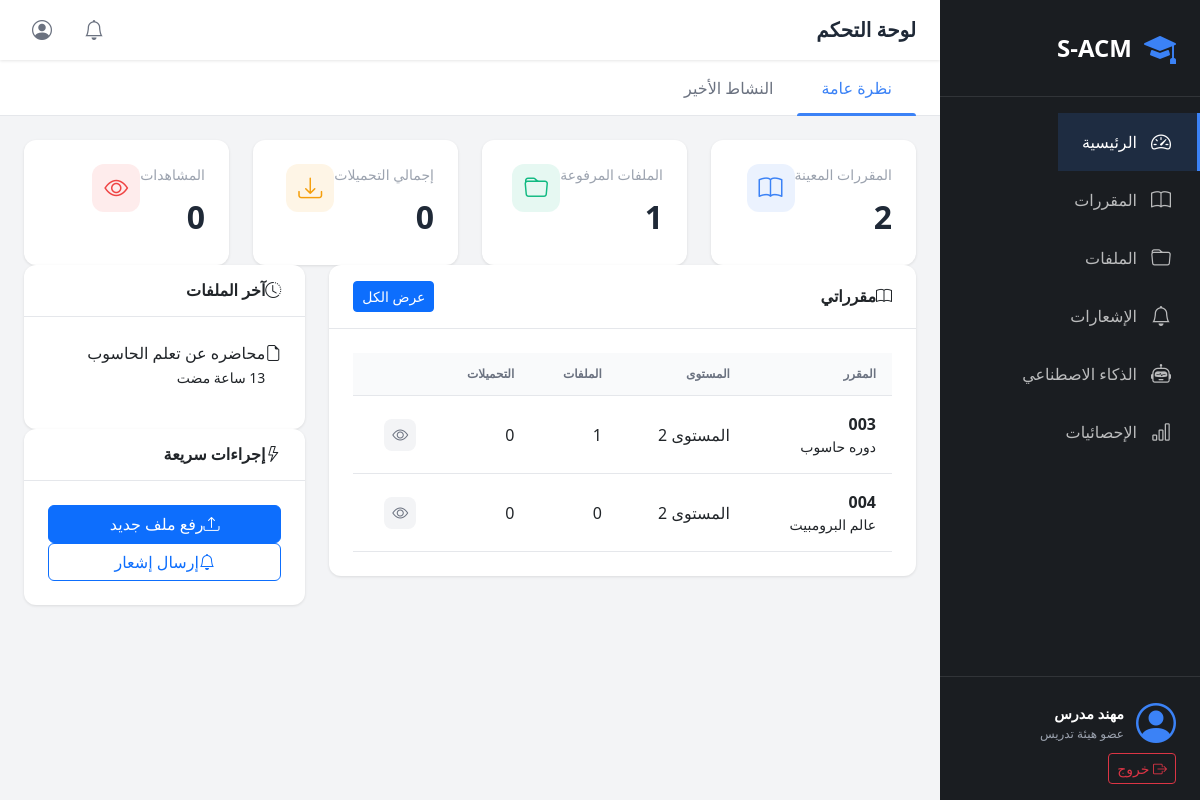
The app's page /courses/instructor/ (signed in), older data.
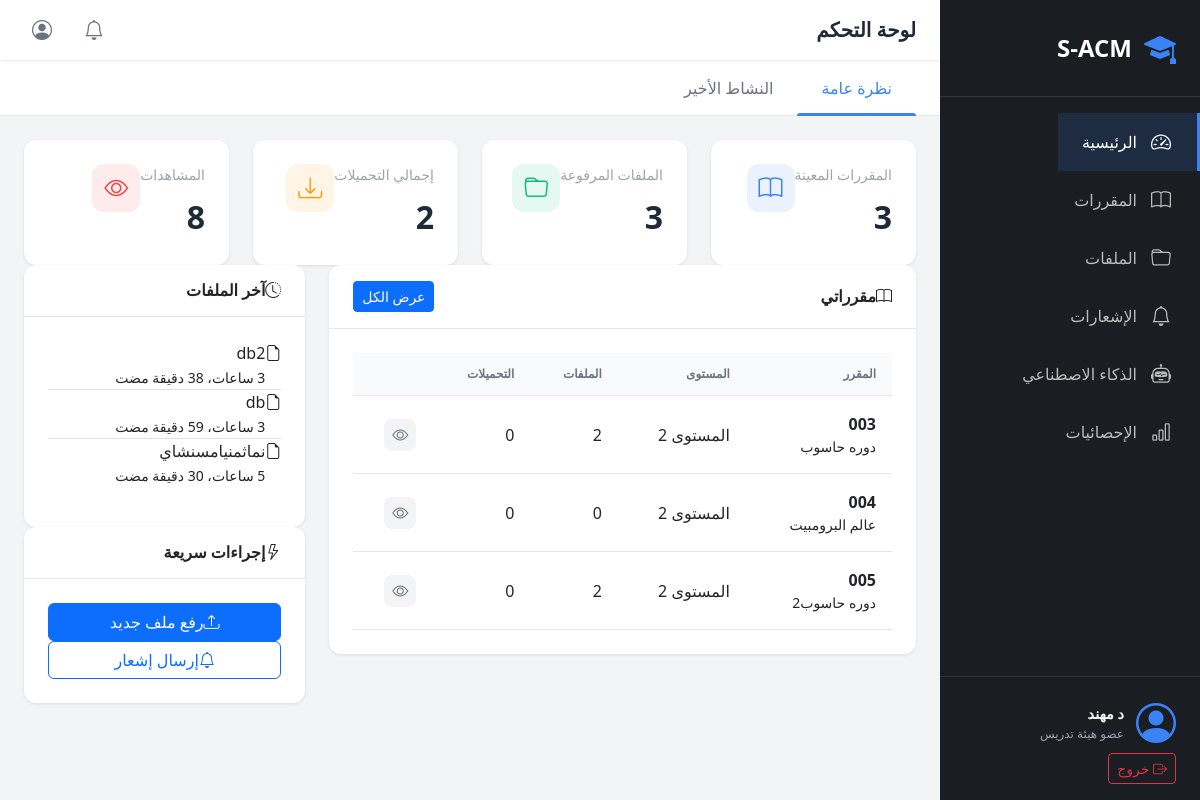
The same page, newer data.
### apps/accounts/models.py (models this page shows, shortened)
class User(AbstractBaseUser, PermissionsMixin):
    ACCOUNT_STATUS_CHOICES = [
        ('inactive', 'غير مفعّل'),
        ('active', 'مفعّل'),
        ('suspended', 'موقوف'),
    ]
    academic_id = models.CharField(
        max_length=50,
        unique=True,
        verbose_name='الرقم الأكاديمي/الوظيفي',
        help_text='الرقم الأكاديمي للطالب أو الرقم الوظيفي للموظف'
    )
    id_card_number = models.CharField(
        max_length=50,
        unique=True,
        verbose_name='رقم البطاقة الشخصية',
        help_text='يستخدم للتحقق من الهوية عند التفعيل'
    )
    full_name = models.CharField(
        max_length=150,
        verbose_name='الاسم الكامل'
    )
    email = models.EmailField(
        unique=True,
        blank=True,
        null=True,
        verbose_name='البريد الإلكتروني',
        help_text='يتم تعيينه عند التفعيل'
    )
    account_status = models.CharField(
        max_length=20,
        choices=ACCOUNT_STATUS_CHOICES,
        default='inactive',
        verbose_name='حالة الحساب'
    )
    role = models.ForeignKey(
        Role,
        on_delete=models.PROTECT,
        related_name='users',
        verbose_name='الدور',
        null=True,
        blank=True
    )
    major = models.ForeignKey(
        Major,
        on_delete=models.SET_NULL,
        related_name='students',
        verbose_name='التخصص',
        null=True,
        blank=True,
        help_text='للطلاب فقط'
    )
    level = models.ForeignKey(
        Level,
        on_delete=models.SET_NULL,
        related_name='students',
        verbose_name='المستوى',
        null=True,
        blank=True,
        help_text='للطلاب فقط'
    )
    is_staff = models.BooleanField(default=False, verbose_name='موظف')
    is_active = models.BooleanField(default=True, verbose_name='نشط')
    date_joined = models.DateTimeField(default=timezone.now, verbose_name='تاريخ الانضمام')
    last_login = models.DateTimeField(null=True, blank=True, verbose_name='آخر تسجيل دخول')
    profile_picture = models.ImageField(
        upload_to='profiles/',
        blank=True,
        null=True,
        verbose_name='صورة الملف الشخصي'
    )
    phone_number = models.CharField(
        max_length=20,
        blank=True,
        null=True,
        verbose_name='رقم الهاتف'
    )
    objects = UserManager()
    USERNAME_FIELD = 'academic_id'
    REQUIRED_FIELDS = ['full_name', 'id_card_number']
    class Meta:
        db_table = 'users'
        verbose_name = 'مستخدم'
        verbose_name_plural = 'المستخدمون'
        indexes = [
            models.Index(fields=['academic_id']),
            models.Index(fields=['email']),
            models.Index(fields=['account_status']),
        ]
    def is_admin(self):
        return self.role and self.role.code == Role.ADMIN
    def is_instructor(self):
        return self.role and self.role.code == Role.INSTRUCTOR
    def is_student(self):
        return self.role and self.role.code == Role.STUDENT

class Level(models.Model):
    level_name = models.CharField(
        max_length=50,
        unique=True,
        verbose_name='اسم المستوى'
    )
    level_number = models.PositiveIntegerField(
        unique=True,
        verbose_name='رقم المستوى',
        help_text='رقم ترتيبي للمستوى (1, 2, 3, 4) يستخدم في الترقية الجماعية'
    )
    description = models.TextField(
        blank=True,
        null=True,
        verbose_name='وصف المستوى'
    )
    class Meta:
        db_table = 'levels'
        verbose_name = 'مستوى'
        verbose_name_plural = 'المستويات'
        ordering = ['level_number']

### apps/courses/models.py (models this page shows, shortened)
class Course(models.Model):
    course_name = models.CharField(
        max_length=150,
        verbose_name='اسم المقرر'
    )
    course_code = models.CharField(
        max_length=20,
        unique=True,
        verbose_name='رمز المقرر'
    )
    description = models.TextField(
        blank=True,
        null=True,
        verbose_name='وصف المقرر'
    )
    level = models.ForeignKey(
        'accounts.Level',
        on_delete=models.PROTECT,
        related_name='courses',
        verbose_name='المستوى'
    )
    semester = models.ForeignKey(
        'accounts.Semester',
        on_delete=models.PROTECT,
        related_name='courses',
        verbose_name='الفصل الدراسي'
    )
    credit_hours = models.PositiveIntegerField(
        default=3,
        verbose_name='الساعات المعتمدة'
    )
    is_active = models.BooleanField(
        default=True,
        verbose_name='نشط'
    )
    created_at = models.DateTimeField(
        auto_now_add=True,
        verbose_name='تاريخ الإنشاء'
    )
    updated_at = models.DateTimeField(
        auto_now=True,
        verbose_name='تاريخ التحديث'
    )
    class Meta:
        db_table = 'courses'
        verbose_name = 'مقرر'
        verbose_name_plural = 'المقررات'
        ordering = ['course_code']
        indexes = [
            models.Index(fields=['course_code']),
            models.Index(fields=['level', 'semester']),
        ]

class LectureFile(models.Model):
    CONTENT_TYPE_CHOICES = [
        ('local_file', 'ملف محلي'),
        ('external_link', 'رابط خارجي'),
    ]
    FILE_TYPE_CHOICES = [
        ('Lecture', 'محاضرة'),
        ('Summary', 'ملخص'),
        ('Exam', 'اختبار'),
        ('Assignment', 'واجب'),
        ('Reference', 'مرجع'),
        ('Other', 'أخرى'),
    ]
    course = models.ForeignKey(
        Course,
        on_delete=models.CASCADE,
        related_name='files',
        verbose_name='المقرر'
    )
    uploader = models.ForeignKey(
        settings.AUTH_USER_MODEL,
        on_delete=models.SET_NULL,
        null=True,
        related_name='uploaded_files',
        verbose_name='رافع الملف'
    )
    title = models.CharField(
        max_length=255,
        verbose_name='عنوان الملف'
    )
    description = models.TextField(
        blank=True,
        null=True,
        verbose_name='وصف الملف'
    )
    content_type = models.CharField(
        max_length=20,
        choices=CONTENT_TYPE_CHOICES,
        default='local_file',
        verbose_name='نوع المحتوى'
    )
    local_file = models.FileField(
        upload_to=lecture_file_path,
        blank=True,
        null=True,
        verbose_name='الملف المحلي'
    )
    external_link = models.URLField(
        max_length=512,
        blank=True,
        null=True,
        verbose_name='الرابط الخارجي'
    )
    file_type = models.CharField(
        max_length=50,
        choices=FILE_TYPE_CHOICES,
        default='Lecture',
        verbose_name='تصنيف الملف'
    )
    file_size = models.BigIntegerField(
        blank=True,
        null=True,
        verbose_name='حجم الملف (بايت)'
    )
    file_extension = models.CharField(
        max_length=20,
        blank=True,
        null=True,
        verbose_name='امتداد الملف'
    )
    mime_type = models.CharField(
        max_length=100,
        blank=True,
        null=True,
        verbose_name='نوع MIME'
    )
    upload_date = models.DateTimeField(
        auto_now_add=True,
        verbose_name='تاريخ الرفع'
    )
    updated_at = models.DateTimeField(
        auto_now=True,
        verbose_name='تاريخ التحديث'
    )
    is_visible = models.BooleanField(
        default=True,
        verbose_name='مرئي للطلاب',
        help_text='للتحكم في ظهور الملف للطلاب'
    )
    is_deleted = models.BooleanField(
        default=False,
        verbose_name='محذوف',
        help_text='Soft delete - الملف لا يظهر لكنه موجود في قاعدة البيانات'
    )
    deleted_at = models.DateTimeField(
        blank=True,
        null=True,
        verbose_name='تاريخ الحذف'
    )
    download_count = models.PositiveIntegerField(
        default=0,
        verbose_name='عدد التحميلات'
    )
    view_count = models.PositiveIntegerField(
        default=0,
        verbose_name='عدد المشاهدات'
    )
    class Meta:
        db_table = 'lectures_files'
        verbose_name = 'ملف محاضرة'
        verbose_name_plural = 'ملفات المحاضرات'
        ordering = ['-upload_date']
        indexes = [
            models.Index(fields=['course', 'file_type']),
            models.Index(fields=['upload_date']),
            models.Index(fields=['is_visible', 'is_deleted']),
            models.Index(fields=['course', 'is_visible'], name='idx_lf_course_vis'),
            models.Index(fields=['uploader', 'is_deleted'], name='idx_lf_uploader_del'),
            models.Index(fields=['uploader', 'is_deleted', 'upload_date'], name='idx_lf_upload_stats'),
            models.Index(fields=['course', 'is_visible', 'is_deleted'], name='idx_lf_crs_vis_del'),
        ]

### apps/courses/views/instructor.py (the view)
# urls.py: path('instructor/', views.InstructorDashboardView.as_view(), name='instructor_dashboard'),
class InstructorDashboardView(LoginRequiredMixin, InstructorRequiredMixin, TemplateView):
    template_name = 'instructor_panel/dashboard_new.html'
    def get_context_data(self, **kwargs):
        context = super().get_context_data(**kwargs)
        context['active_page'] = 'dashboard'
        instructor = self.request.user
        context['my_courses'] = Course.objects.get_courses_for_instructor(instructor).prefetch_related(
            'files'
        ).select_related('level')
        instructor_files = LectureFile.objects.filter(
            uploader=instructor,
            is_deleted=False
        ).select_related('course')
        files_list = list(instructor_files)
        context['total_files'] = len(files_list)
        context['total_downloads'] = sum(f.download_count for f in files_list)
        context['total_views'] = sum(f.view_count for f in files_list)
        context['recent_uploads'] = sorted(files_list, key=lambda x: x.upload_date, reverse=True)[:5]
        context['top_files'] = sorted(files_list, key=lambda x: x.download_count, reverse=True)[:5]
        return context

### templates/instructor_panel/dashboard_new.html (shortened to what the changed rows need)
{% extends 'instructor_panel/base_instructor.html' %}
{% block page_title %}لوحة التحكم{% endblock %}
{% block content %}
<div class="row g-4 mb-4">
    <div class="col-md-3">
        <div class="stat-card">
            <div class="d-flex justify-content-between align-items-start">
                <div>
                    <div class="stat-label">المقررات المعينة</div>
                    <div class="stat-value">{{ my_courses|length }}</div>
                </div>
            </div>
        </div>
    </div>
    <div class="col-md-3">
        <div class="stat-card">
            <div class="d-flex justify-content-between align-items-start">
                <div>
                    <div class="stat-label">الملفات المرفوعة</div>
                    <div class="stat-value">{{ total_files }}</div>
                </div>
            </div>
        </div>
    </div>
    <div class="col-md-3">
        <div class="stat-card">
            <div class="d-flex justify-content-between align-items-start">
                <div>
                    <div class="stat-label">إجمالي التحميلات</div>
                    <div class="stat-value">{{ total_downloads }}</div>
                </div>
            </div>
        </div>
    </div>
    <div class="col-md-3">
        <div class="stat-card">
            <div class="d-flex justify-content-between align-items-start">
                <div>
                    <div class="stat-label">المشاهدات</div>
                    <div class="stat-value">{{ total_views|default:0 }}</div>
                </div>
            </div>
        </div>
    </div>
</div>
<div class="row g-4">
    <div class="col-lg-8">
        <div class="data-card">
            <div class="card-body p-0">
                {% if my_courses %}
                <table class="data-table">
                    <thead>
                        <tr>
                            <th>المقرر</th>
                            <th>المستوى</th>
                            <th>الملفات</th>
                            <th>التحميلات</th>
                            <th></th>
                        </tr>
                    </thead>
                    <tbody>
                        {% for course in my_courses %}
                        <tr>
                            <td>
                                <strong>{{ course.course_code }}</strong>
                                <div class="text-muted small">{{ course.course_name }}</div>
                            </td>
                            <td>{{ course.level.level_name }}</td>
                            <td>{{ course.files.all|length }}</td>
                            <td>{{ course.total_downloads|default:0 }}</td>
                            <td>
                                <a href="{% url 'courses:instructor_course_detail' pk=course.pk %}" class="action-btn"
                                    title="عرض">
                                    <i class="bi bi-eye"></i>
                                </a>
                            </td>
                        </tr>
                        {% endfor %}
                    </tbody>
                </table>
                {% else %}
                <div class="empty-state">
                    <i class="bi bi-book"></i>
                    <p>لا توجد مقررات معينة لك حالياً</p>
                </div>
                {% endif %}
            </div>
        </div>
    </div>
    <div class="col-lg-4">
        <div class="data-card">
            <div class="card-body">
                {% if recent_uploads %}
                <ul class="list-unstyled mb-0">
                    {% for file in recent_uploads %}
                    <li class="d-flex align-items-center py-2 {% if not forloop.last %}border-bottom{% endif %}">
                        <div class="me-3">
                            {% if file.file_type == 'lecture' %}
                            <i class="bi bi-file-earmark-text text-primary fs-4"></i>
                            {% elif file.file_type == 'exam' %}
                            <i class="bi bi-file-earmark-check text-danger fs-4"></i>
                            {% else %}
                            <i class="bi bi-file-earmark text-secondary fs-4"></i>
                            {% endif %}
                        </div>
                        <div class="flex-grow-1">
                            <div class="fw-medium">{{ file.title|truncatewords:5 }}</div>
                            <small class="text-muted">{{ file.upload_date|timesince }} مضت</small>
                        </div>
                    </li>
                    {% endfor %}
                </ul>
                {% else %}
                <div class="empty-state">
                    <i class="bi bi-folder"></i>
                    <p>لا توجد ملفات مرفوعة</p>
                </div>
                {% endif %}
            </div>
        </div>
    </div>
</div>
{% endblock %}

### templates/instructor_panel/base_instructor.html (shortened to what the changed rows need)
{% load static %}
<!DOCTYPE html>
<html lang="ar" dir="rtl">
<head>
    <link href="{% static 'vendor/bootstrap/bootstrap.rtl.min.css' %}" rel="stylesheet">
    <link href="https://cdn.jsdelivr.net/npm/bootstrap-icons@1.11.1/font/bootstrap-icons.css" rel="stylesheet">
    <link href="{% static 'css/instructor-panel.css' %}" rel="stylesheet">
</head>
<body>
    <div class="instructor-wrapper">
        <aside class="instructor-sidebar">
            <div class="sidebar-footer">
                <div class="user-info">
                    <div class="user-details">
                        <span class="user-name">{{ user.full_name }}</span>
                        <span class="user-role">عضو هيئة تدريس</span>
                    </div>
                </div>
            </div>
        </aside>
        <main class="instructor-main">
            <header class="instructor-header">
                <div class="header-right">
                    <h1 class="page-title">{% block page_title %}لوحة التحكم{% endblock %}</h1>
                </div>
            </header>
            <div class="instructor-content">
                {% block content %}{% endblock %}
            </div>
        </main>
    </div>
</body>
</html>

Row changes from the older to the newer data that the page shows:
no longer on this page (row edited): LectureFile: file_type "Lecture" (drawn), title "محاضره عن تعلم الحاسوب", upload_date "13 ساعة"
changed User: full_name "مهند مدرس" → "د مهند"
changed Course "دوره حاسوب": files.all|length "1" → "2"
added Course: course_code "005", course_name "دوره حاسوب2", level.level_name "المستوى 2", files.all|length "2", total_downloads "0"
added LectureFile: file_type "Lecture" (drawn), title "db2", upload_date "3 ساعات، 38 دقيقة"
added LectureFile: file_type "Lecture" (drawn), title "db", upload_date "3 ساعات، 59 دقيقة"
added LectureFile: file_type "Lecture" (drawn), title "نماثمنيامسنشاي", upload_date "5 ساعات، 30 دقيقة"
Text that changed along with them:
{{ my_courses|length }}: "2" → "3"
{{ total_files }}: "1" → "3"
{{ total_downloads }}: "0" → "2"
{{ total_views|default:0 }}: "0" → "8"
